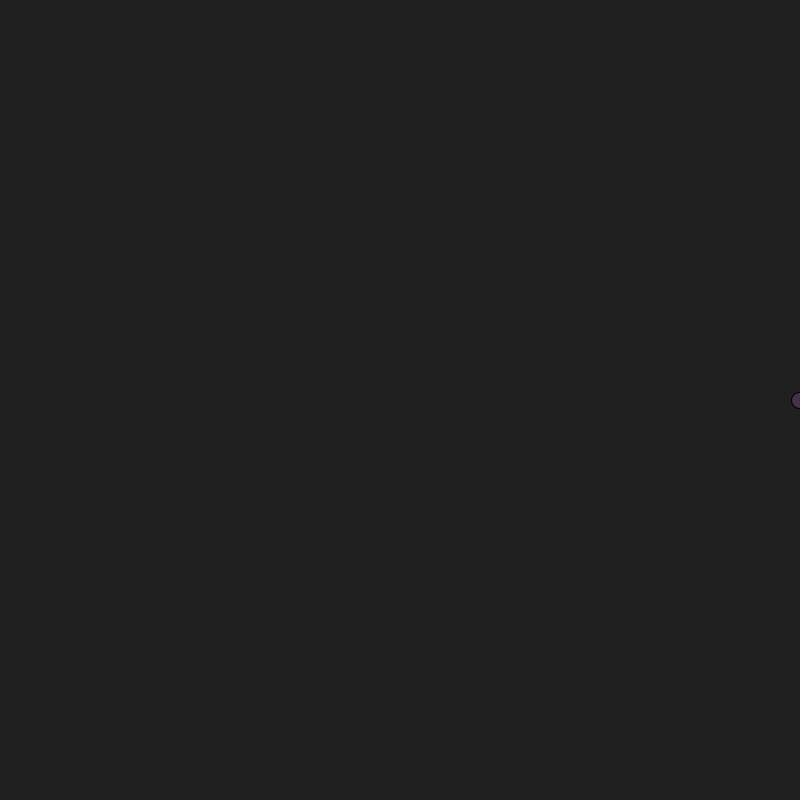
Frame 1 (no input)
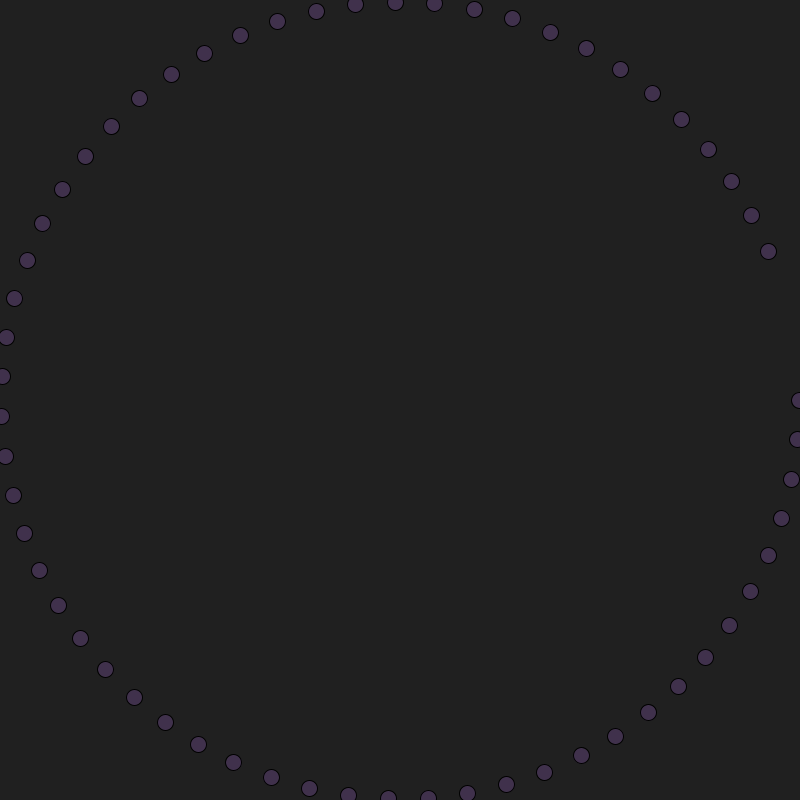
Frame 60 (the mouse pressed at the canvas centre just before this capture)
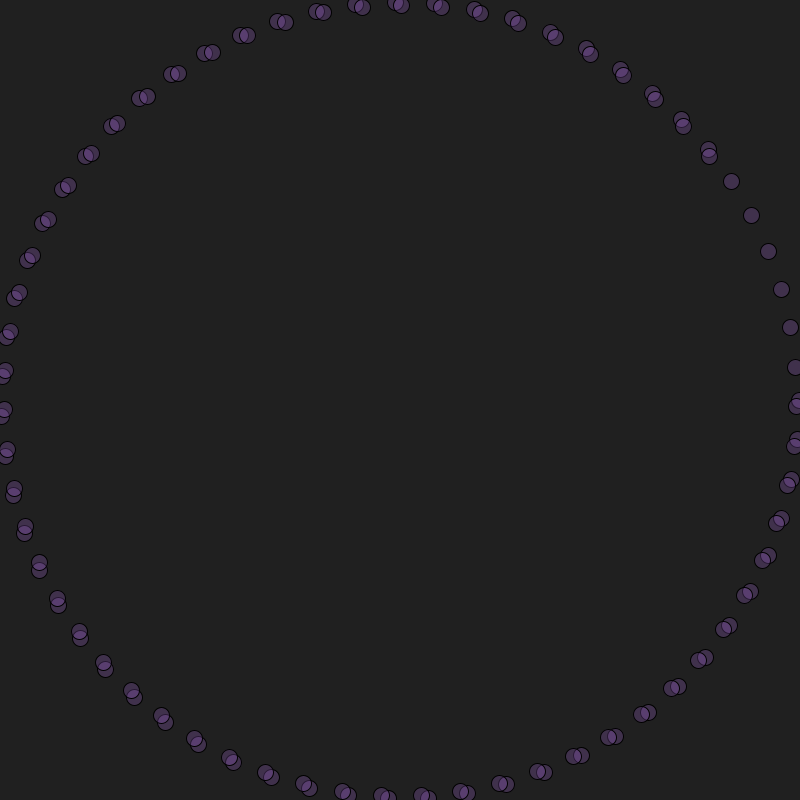
Frame 120 (the mouse held since frame 60 and released just before this capture)

The Processing sketch that drew these frames (run headless with seeded random() and noise(); from frame 60 on, the mouse is pressed at the canvas centre):

// Processing sketch: processing_183196
// ── processing_183196.pde

float r = 400;
float theta = 0;

void setup()
{
    size(800, 800);
  background(#202020);
  smooth();
  //offset 0,0 to be in the center of the screen
 

}

void draw()
{
    r= r-0.05;
        translate(width/2, height/2);
    float x = r* cos(theta);
    float y = r * sin (theta);
    //stroke(0);
        fill(#B471ED, 55);
    ellipse(x, y,16,16);
    theta += 0.1;
}
